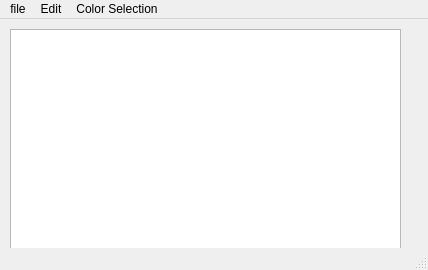
<?xml version="1.0" encoding="UTF-8"?>
<ui version="4.0">
 <class>NotePad</class>
 <widget class="QMainWindow" name="NotePad">
  <property name="geometry">
   <rect>
    <x>0</x>
    <y>0</y>
    <width>428</width>
    <height>270</height>
   </rect>
  </property>
  <property name="maximumSize">
   <size>
    <width>800</width>
    <height>16777215</height>
   </size>
  </property>
  <property name="windowTitle">
   <string>NotePad</string>
  </property>
  <widget class="QWidget" name="centralwidget">
   <widget class="QWidget" name="verticalLayoutWidget">
    <property name="geometry">
     <rect>
      <x>10</x>
      <y>10</y>
      <width>391</width>
      <height>221</height>
     </rect>
    </property>
    <layout class="QVBoxLayout" name="verticalLayout">
     <item>
      <widget class="QTextEdit" name="textEdit"/>
     </item>
    </layout>
   </widget>
  </widget>
  <widget class="QMenuBar" name="menubar">
   <property name="geometry">
    <rect>
     <x>0</x>
     <y>0</y>
     <width>428</width>
     <height>17</height>
    </rect>
   </property>
   <widget class="QMenu" name="menufile">
    <property name="title">
     <string>file</string>
    </property>
    <addaction name="actionnew"/>
    <addaction name="actionopen"/>
    <addaction name="actionSave_As"/>
    <addaction name="actionPrint"/>
    <addaction name="actionExit"/>
   </widget>
   <widget class="QMenu" name="menuEdit">
    <property name="title">
     <string>Edit</string>
    </property>
    <addaction name="actionCopy"/>
    <addaction name="actionPaste"/>
    <addaction name="actionUndo"/>
    <addaction name="actionRedo"/>
    <addaction name="actionCut"/>
    <addaction name="actionHighlight"/>
   </widget>
   <widget class="QMenu" name="menuColor_Selection">
    <property name="title">
     <string>Color Selection</string>
    </property>
    <addaction name="actioncolor_selection"/>
   </widget>
   <addaction name="menufile"/>
   <addaction name="menuEdit"/>
   <addaction name="menuColor_Selection"/>
  </widget>
  <widget class="QStatusBar" name="statusbar"/>
  <action name="actionnew">
   <property name="icon">
    <iconset>
     <normalon>Icon_Pictures/New.bmp</normalon>
    </iconset>
   </property>
   <property name="text">
    <string>new</string>
   </property>
  </action>
  <action name="actionopen">
   <property name="icon">
    <iconset>
     <normalon>Icon_Pictures/Open.bmp</normalon>
    </iconset>
   </property>
   <property name="text">
    <string>open</string>
   </property>
  </action>
  <action name="actionSave_As">
   <property name="icon">
    <iconset>
     <normalon>Icon_Pictures/Save.bmp</normalon>
    </iconset>
   </property>
   <property name="text">
    <string>Save As</string>
   </property>
  </action>
  <action name="actionPrint">
   <property name="icon">
    <iconset>
     <normalon>Icon_Pictures/icons8-printer-50.png</normalon>
    </iconset>
   </property>
   <property name="text">
    <string>Print</string>
   </property>
  </action>
  <action name="actionExit">
   <property name="text">
    <string>Exit</string>
   </property>
  </action>
  <action name="actionCopy">
   <property name="icon">
    <iconset>
     <normalon>Icon_Pictures/Copy.bmp</normalon>
    </iconset>
   </property>
   <property name="text">
    <string>Copy</string>
   </property>
  </action>
  <action name="actionPaste">
   <property name="icon">
    <iconset>
     <normalon>Icon_Pictures/Paste.bmp</normalon>
    </iconset>
   </property>
   <property name="text">
    <string>Paste</string>
   </property>
  </action>
  <action name="actionUndo">
   <property name="icon">
    <iconset>
     <normalon>Icon_Pictures/icons8-undo-48.png</normalon>
    </iconset>
   </property>
   <property name="text">
    <string>Undo</string>
   </property>
  </action>
  <action name="actionRedo">
   <property name="icon">
    <iconset>
     <normalon>Icon_Pictures/icons8-redo-100.png</normalon>
    </iconset>
   </property>
   <property name="text">
    <string>Redo</string>
   </property>
  </action>
  <action name="actionCut">
   <property name="icon">
    <iconset>
     <normalon>Icon_Pictures/Cut.bmp</normalon>
    </iconset>
   </property>
   <property name="text">
    <string>Cut</string>
   </property>
  </action>
  <action name="actionHighlight">
   <property name="icon">
    <iconset>
     <normalon>Icon_Pictures/highlighter.png</normalon>
    </iconset>
   </property>
   <property name="text">
    <string>Highlight</string>
   </property>
  </action>
  <action name="actioncolor_selection">
   <property name="text">
    <string>color selection</string>
   </property>
  </action>
 </widget>
 <resources/>
 <connections/>
</ui>
